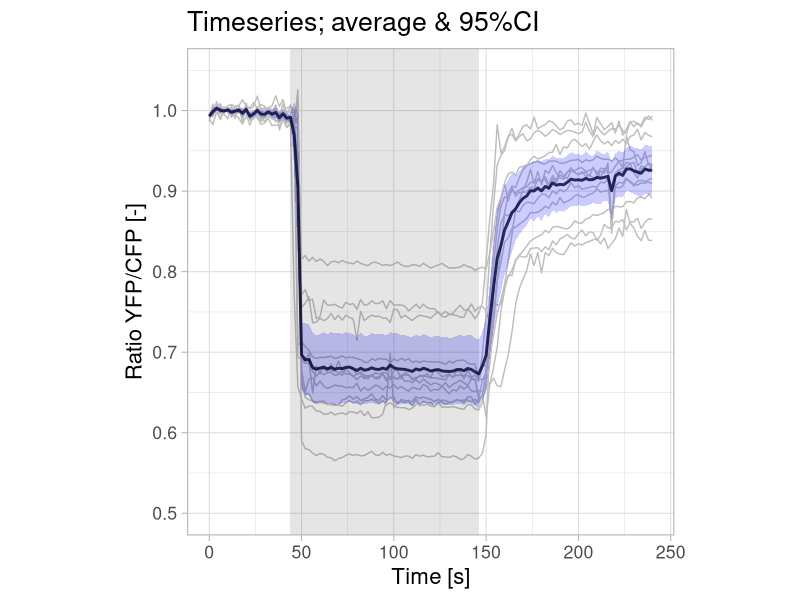

R code for this plot:
# Script that:
# Reads csv file with header, first column is time. Assumes that each of the other columns
# represents a single time-dependent measurement (e.g. the reponse of a single cell)
# Caluclates summary statistics per time-point (mean, sd, 95%CI)
# Plots time dependent data: single time-dependent measurements, average and error (95%CI)

# Created by: 
# Joachim Goedhart, @joachimgoedhart, 2018

#Requires the packages tidyr, ggplot2, magrittr, dplyr

require(tidyr)
require(ggplot2)


######################## Set some parameters #########################
#Confidence level, typically 95%
Conf_level <-  0.95

#Start and end point of stimulation
stim_start <- 44
stim_end <- 146

######################### import the data ##############################

#Read a text file (comma separated values)
df_wide <- read.csv("FRET-ratio-wide.csv", na.strings = "")


#Tidy the data, i.e. long format with each row is variable
df_tidy <- gather(df_wide, Cell, Ratio, -Time)

#Clear the df.summary dataframe if it exist
if (exists("df_summary")) rm(df_summary)


######### Calulcate summary statistics to fill dataframe 'df_summary' ########
# This is tidyverse approach

# require(magrittr)
# require(dplyr)
# df_summary <- df_tidy %>% group_by(Time) %>% summarise(mean = mean(Ratio, na.rm = TRUE),
            											# sd = sd(Ratio, na.rm = TRUE),
            											# n = n()) %>%
  		# mutate(sem = sd / sqrt(n - 1),
        # CI_lower = mean + qt((1-Conf_level)/2, n - 1) * sem,
        # CI_upper = mean - qt((1-Conf_level)/2, n - 1) * sem)


######### Calulcate summary statistics to fill dataframe 'df_summary' ########
# This is base R approach

df_summary <- data.frame(Time=df_wide$Time, n=tapply(df_tidy$Ratio, df_tidy$Time, length), mean=tapply(df_tidy$Ratio, df_tidy$Time, mean))

#Add SD and standard error of the mean to the dataframe
df_summary$sd <- tapply(df_tidy$Ratio, df_tidy$Time, sd)
df_summary$sem <- df_summary$sd/sqrt(df_summary$n-1)

#Add 95% CI of the mean to the dataframe
df_summary$CI_lower <- df_summary$mean + qt((1-Conf_level)/2, df=df_summary$n-1)*df_summary$sem
df_summary$CI_upper <- df_summary$mean - qt((1-Conf_level)/2, df=df_summary$n-1)*df_summary$sem

####################################################

#### Command to prepare the plot ####
ggplot(df_summary, aes(x=Time, y=mean)) +

#### plot individual measurements ####
	geom_line(data=df_tidy, aes(x=Time, y=Ratio, group=Cell), color="grey") +

#### plot average response over time ####
	geom_line(data=df_summary, aes(x=Time, y=mean), size=1, alpha=0.8)+


#### plot error (95%CI) of the response over time ####
	geom_ribbon(data=df_summary, aes(ymin=CI_lower, ymax=CI_upper) ,fill="blue", alpha=0.2)+

#### plot s.e.m. of the average response over time ####
	# geom_ribbon(data=df_summary, aes(ymin=mean-sem, ymax=mean+sem) ,fill="green", alpha=0.5)+


#### Draw a filled, transparant rectangle to indicte when stimulation takes place
	annotate("rect", xmin=stim_start, xmax=stim_end, ymin=-Inf, ymax=Inf, alpha=0.1, fill="black")+

## Set the Y-axis scale, remove for autoscale

	coord_cartesian(ylim = c(0.5, 1.05)) +
  
## Set theme&basic font
	theme_light(base_size = 16) +


  
### set the title
	ggtitle("Timeseries; average & 95%CI") +
    
### Style the axis (font size)
	# theme(axis.text.x = element_text(size=16, angle=0, vjust = 0), axis.text.y = element_text(size=16)) +

### Set layout of the graph 
	# theme(panel.border = element_rect(size = 1, linetype = "solid", colour = "black", fill=NA)) +

### Set label of x- and y-axis
	ylab("Ratio YFP/CFP [-]") + xlab("Time [s]") +
  
### Set aspect ratio of the graph n/n = square
	theme(aspect.ratio=4/4)
  


